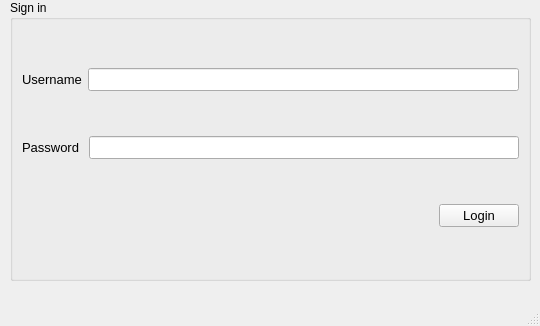
<?xml version="1.0" encoding="UTF-8"?>
<ui version="4.0">
 <class>MainWindow</class>
 <widget class="QMainWindow" name="MainWindow">
  <property name="geometry">
   <rect>
    <x>0</x>
    <y>0</y>
    <width>540</width>
    <height>326</height>
   </rect>
  </property>
  <property name="windowTitle">
   <string>MainWindow</string>
  </property>
  <property name="styleSheet">
   <string notr="true"/>
  </property>
  <widget class="QWidget" name="centralwidget">
   <widget class="QGroupBox" name="loginBox">
    <property name="geometry">
     <rect>
      <x>10</x>
      <y>0</y>
      <width>521</width>
      <height>281</height>
     </rect>
    </property>
    <property name="styleSheet">
     <string notr="true"/>
    </property>
    <property name="title">
     <string>Sign in</string>
    </property>
    <property name="alignment">
     <set>Qt::AlignLeading|Qt::AlignLeft|Qt::AlignTop</set>
    </property>
    <layout class="QGridLayout" name="gridLayout_3">
     <item row="0" column="0">
      <layout class="QHBoxLayout" name="horizontalLayout">
       <item>
        <widget class="QLabel" name="Label_Username">
         <property name="font">
          <font>
           <pointsize>10</pointsize>
          </font>
         </property>
         <property name="styleSheet">
          <string notr="true"/>
         </property>
         <property name="text">
          <string>Username</string>
         </property>
        </widget>
       </item>
       <item>
        <widget class="QLineEdit" name="LineEdit_Username">
         <property name="font">
          <font>
           <pointsize>10</pointsize>
          </font>
         </property>
         <property name="styleSheet">
          <string notr="true"/>
         </property>
        </widget>
       </item>
      </layout>
     </item>
     <item row="1" column="0">
      <layout class="QHBoxLayout" name="horizontalLayout_2">
       <item>
        <widget class="QLabel" name="Label_Password">
         <property name="font">
          <font>
           <pointsize>10</pointsize>
          </font>
         </property>
         <property name="styleSheet">
          <string notr="true"/>
         </property>
         <property name="text">
          <string>Password </string>
         </property>
        </widget>
       </item>
       <item>
        <widget class="QLineEdit" name="LineEdit_Password">
         <property name="enabled">
          <bool>true</bool>
         </property>
         <property name="font">
          <font>
           <pointsize>10</pointsize>
          </font>
         </property>
         <property name="styleSheet">
          <string notr="true"/>
         </property>
         <property name="echoMode">
          <enum>QLineEdit::Password</enum>
         </property>
        </widget>
       </item>
      </layout>
     </item>
     <item row="2" column="0" alignment="Qt::AlignRight">
      <widget class="QPushButton" name="PushButton_login">
       <property name="font">
        <font>
         <pointsize>10</pointsize>
        </font>
       </property>
       <property name="styleSheet">
        <string notr="true"/>
       </property>
       <property name="text">
        <string>Login</string>
       </property>
      </widget>
     </item>
    </layout>
   </widget>
  </widget>
  <widget class="QMenuBar" name="menubar">
   <property name="geometry">
    <rect>
     <x>0</x>
     <y>0</y>
     <width>540</width>
     <height>21</height>
    </rect>
   </property>
  </widget>
  <widget class="QStatusBar" name="statusbar"/>
 </widget>
 <resources/>
 <connections/>
</ui>
